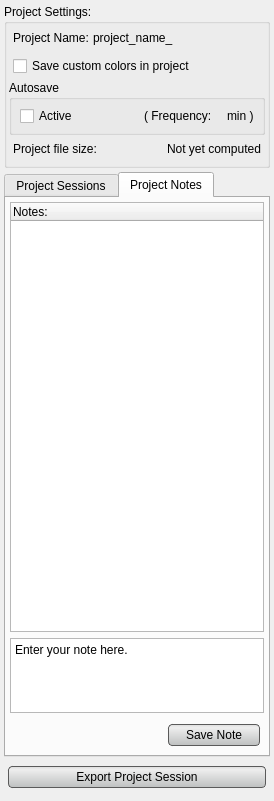
<?xml version="1.0" encoding="UTF-8"?>
<ui version="4.0">
 <class>ProjectDockWidget</class>
 <widget class="QDockWidget" name="ProjectDockWidget">
  <property name="geometry">
   <rect>
    <x>0</x>
    <y>0</y>
    <width>274</width>
    <height>801</height>
   </rect>
  </property>
  <property name="styleSheet">
   <string notr="true">QPushButton{
	background-color: qlineargradient(spread:pad, x1:0.5, y1:0, x2:0.5, y2:0.960227, stop:0 rgba(221, 221, 221, 255), stop:0.155779 rgba(238, 238, 238, 255), stop:1 rgba(192, 194, 194, 255));
	border-radius: 4px;
	border: 1px solid rgb(90, 90, 90);
	margin:4px;
}

QPushButton:hover{
	background-color: qlineargradient(spread:pad, x1:0.5, y1:0, x2:0.5, y2:1, stop:0 rgba(195, 195, 195, 255), stop:0.253769 rgba(206, 206, 206, 255), stop:1 rgba(185, 185, 185, 255));
	border-radius: 4px;
	border: 1px solid rgb(90, 90, 90);
	margin:4px;
}

QPushButton:pressed{
	background-color: qlineargradient(spread:pad, x1:0.5, y1:0, x2:0.5, y2:1, stop:0 rgba(150, 150, 150, 255), stop:0.753769 rgba(206, 206, 206, 255), stop:1 rgba(185, 185, 185, 255));
	border-radius: 4px;
	border: 1px solid rgb(90, 90, 90);
	margin:4px;
}</string>
  </property>
  <property name="allowedAreas">
   <set>Qt::LeftDockWidgetArea|Qt::RightDockWidgetArea</set>
  </property>
  <property name="windowTitle">
   <string>Current Project</string>
  </property>
  <widget class="QWidget" name="dockWidgetContents">
   <layout class="QVBoxLayout" name="verticalLayout">
    <property name="spacing">
     <number>4</number>
    </property>
    <property name="leftMargin">
     <number>4</number>
    </property>
    <property name="topMargin">
     <number>4</number>
    </property>
    <property name="rightMargin">
     <number>4</number>
    </property>
    <property name="bottomMargin">
     <number>8</number>
    </property>
    <item>
     <widget class="QGroupBox" name="groupBox_2">
      <property name="sizePolicy">
       <sizepolicy hsizetype="Preferred" vsizetype="Fixed">
        <horstretch>0</horstretch>
        <verstretch>0</verstretch>
       </sizepolicy>
      </property>
      <property name="minimumSize">
       <size>
        <width>0</width>
        <height>140</height>
       </size>
      </property>
      <property name="title">
       <string>Project Settings:</string>
      </property>
      <layout class="QVBoxLayout" name="verticalLayout_4">
       <property name="spacing">
        <number>0</number>
       </property>
       <property name="leftMargin">
        <number>2</number>
       </property>
       <property name="topMargin">
        <number>0</number>
       </property>
       <property name="rightMargin">
        <number>2</number>
       </property>
       <property name="bottomMargin">
        <number>2</number>
       </property>
       <item>
        <widget class="QWidget" name="widget_4" native="true">
         <layout class="QHBoxLayout" name="horizontalLayout_7">
          <property name="spacing">
           <number>4</number>
          </property>
          <property name="margin">
           <number>4</number>
          </property>
          <item>
           <widget class="QLabel" name="label_2">
            <property name="sizePolicy">
             <sizepolicy hsizetype="Preferred" vsizetype="Preferred">
              <horstretch>0</horstretch>
              <verstretch>0</verstretch>
             </sizepolicy>
            </property>
            <property name="text">
             <string>Project Name:</string>
            </property>
           </widget>
          </item>
          <item>
           <widget class="QLabel" name="project_name_">
            <property name="sizePolicy">
             <sizepolicy hsizetype="MinimumExpanding" vsizetype="Preferred">
              <horstretch>0</horstretch>
              <verstretch>0</verstretch>
             </sizepolicy>
            </property>
            <property name="minimumSize">
             <size>
              <width>0</width>
              <height>20</height>
             </size>
            </property>
            <property name="text">
             <string>project_name_</string>
            </property>
           </widget>
          </item>
         </layout>
        </widget>
       </item>
       <item>
        <widget class="QWidget" name="widget_3" native="true">
         <property name="minimumSize">
          <size>
           <width>0</width>
           <height>28</height>
          </size>
         </property>
         <layout class="QHBoxLayout" name="horizontalLayout_2">
          <property name="spacing">
           <number>4</number>
          </property>
          <property name="margin">
           <number>4</number>
          </property>
          <item>
           <widget class="QCheckBox" name="custom_colors_checkbox_">
            <property name="text">
             <string>Save custom colors in project</string>
            </property>
           </widget>
          </item>
         </layout>
        </widget>
       </item>
       <item>
        <widget class="QGroupBox" name="groupBox">
         <property name="title">
          <string>Autosave</string>
         </property>
         <layout class="QVBoxLayout" name="verticalLayout_5">
          <property name="spacing">
           <number>4</number>
          </property>
          <property name="leftMargin">
           <number>4</number>
          </property>
          <property name="topMargin">
           <number>0</number>
          </property>
          <property name="rightMargin">
           <number>4</number>
          </property>
          <property name="bottomMargin">
           <number>0</number>
          </property>
          <item>
           <widget class="QWidget" name="widget_5" native="true">
            <property name="minimumSize">
             <size>
              <width>0</width>
              <height>32</height>
             </size>
            </property>
            <layout class="QHBoxLayout" name="horizontalLayout_3" stretch="1,0,0,0">
             <property name="spacing">
              <number>4</number>
             </property>
             <property name="margin">
              <number>4</number>
             </property>
             <item>
              <widget class="QCheckBox" name="autosave_checkbox_">
               <property name="text">
                <string>Active</string>
               </property>
              </widget>
             </item>
             <item>
              <widget class="QLabel" name="label">
               <property name="toolTip">
                <string>Controls for changing the Autosave frequency are located in the Preferences Manager</string>
               </property>
               <property name="text">
                <string>( Frequency:</string>
               </property>
              </widget>
             </item>
             <item>
              <widget class="QLabel" name="minutes_label_">
               <property name="toolTip">
                <string>Controls for changing the Autosave frequency are located in the Preferences Manager</string>
               </property>
               <property name="text">
                <string/>
               </property>
              </widget>
             </item>
             <item>
              <widget class="QLabel" name="label_6">
               <property name="toolTip">
                <string>Controls for changing the Autosave frequency are located in the Preferences Manager</string>
               </property>
               <property name="text">
                <string>min )</string>
               </property>
              </widget>
             </item>
            </layout>
           </widget>
          </item>
         </layout>
        </widget>
       </item>
       <item>
        <widget class="QWidget" name="widget_7" native="true">
         <property name="minimumSize">
          <size>
           <width>0</width>
           <height>28</height>
          </size>
         </property>
         <layout class="QHBoxLayout" name="autosave_layout_" stretch="1,0">
          <property name="spacing">
           <number>0</number>
          </property>
          <property name="margin">
           <number>4</number>
          </property>
          <item>
           <widget class="QLabel" name="label_3">
            <property name="toolTip">
             <string>Controls for activating and deactivating Smart Autosave are located in the Preferences Manager</string>
            </property>
            <property name="text">
             <string>Project file size:</string>
            </property>
           </widget>
          </item>
          <item>
           <widget class="QLabel" name="file_size_label_">
            <property name="toolTip">
             <string>Controls for activating and deactivating Smart Autosave are located in the Preferences Manager</string>
            </property>
            <property name="text">
             <string>Not yet computed</string>
            </property>
           </widget>
          </item>
         </layout>
        </widget>
       </item>
      </layout>
     </widget>
    </item>
    <item>
     <widget class="QTabWidget" name="tabWidget">
      <property name="sizePolicy">
       <sizepolicy hsizetype="Expanding" vsizetype="MinimumExpanding">
        <horstretch>0</horstretch>
        <verstretch>0</verstretch>
       </sizepolicy>
      </property>
      <property name="currentIndex">
       <number>1</number>
      </property>
      <widget class="QWidget" name="sessions_tab_">
       <attribute name="title">
        <string>Project Sessions</string>
       </attribute>
       <layout class="QVBoxLayout" name="verticalLayout_8">
        <property name="margin">
         <number>4</number>
        </property>
        <item>
         <widget class="QTableWidget" name="sessions_list_">
          <property name="horizontalScrollBarPolicy">
           <enum>Qt::ScrollBarAlwaysOff</enum>
          </property>
          <property name="editTriggers">
           <set>QAbstractItemView::NoEditTriggers</set>
          </property>
          <property name="showDropIndicator" stdset="0">
           <bool>false</bool>
          </property>
          <property name="dragDropOverwriteMode">
           <bool>false</bool>
          </property>
          <property name="alternatingRowColors">
           <bool>true</bool>
          </property>
          <property name="selectionMode">
           <enum>QAbstractItemView::ExtendedSelection</enum>
          </property>
          <property name="selectionBehavior">
           <enum>QAbstractItemView::SelectRows</enum>
          </property>
          <property name="showGrid">
           <bool>false</bool>
          </property>
          <property name="gridStyle">
           <enum>Qt::SolidLine</enum>
          </property>
          <property name="wordWrap">
           <bool>false</bool>
          </property>
          <property name="cornerButtonEnabled">
           <bool>false</bool>
          </property>
          <property name="columnCount">
           <number>2</number>
          </property>
          <attribute name="horizontalHeaderDefaultSectionSize">
           <number>90</number>
          </attribute>
          <attribute name="horizontalHeaderMinimumSectionSize">
           <number>38</number>
          </attribute>
          <attribute name="horizontalHeaderStretchLastSection">
           <bool>true</bool>
          </attribute>
          <attribute name="verticalHeaderVisible">
           <bool>false</bool>
          </attribute>
          <attribute name="verticalHeaderDefaultSectionSize">
           <number>25</number>
          </attribute>
          <column>
           <property name="text">
            <string>Time:</string>
           </property>
          </column>
          <column>
           <property name="text">
            <string>Session Name:</string>
           </property>
          </column>
         </widget>
        </item>
        <item>
         <widget class="QWidget" name="session_save_delete_widget_" native="true">
          <property name="minimumSize">
           <size>
            <width>0</width>
            <height>64</height>
           </size>
          </property>
          <property name="maximumSize">
           <size>
            <width>16777215</width>
            <height>64</height>
           </size>
          </property>
          <layout class="QVBoxLayout" name="verticalLayout_2">
           <property name="spacing">
            <number>0</number>
           </property>
           <property name="margin">
            <number>0</number>
           </property>
           <item>
            <widget class="QWidget" name="widget_9" native="true">
             <property name="minimumSize">
              <size>
               <width>0</width>
               <height>32</height>
              </size>
             </property>
             <property name="maximumSize">
              <size>
               <width>16777215</width>
               <height>32</height>
              </size>
             </property>
             <layout class="QHBoxLayout" name="horizontalLayout_5">
              <property name="margin">
               <number>0</number>
              </property>
              <item>
               <widget class="QLabel" name="label_4">
                <property name="text">
                 <string>New Session Name:</string>
                </property>
               </widget>
              </item>
              <item>
               <widget class="QLineEdit" name="session_name_linedit_">
                <property name="focusPolicy">
                 <enum>Qt::ClickFocus</enum>
                </property>
                <property name="text">
                 <string/>
                </property>
               </widget>
              </item>
             </layout>
            </widget>
           </item>
           <item>
            <widget class="QWidget" name="widget" native="true">
             <property name="sizePolicy">
              <sizepolicy hsizetype="Preferred" vsizetype="Fixed">
               <horstretch>0</horstretch>
               <verstretch>0</verstretch>
              </sizepolicy>
             </property>
             <property name="minimumSize">
              <size>
               <width>0</width>
               <height>32</height>
              </size>
             </property>
             <property name="maximumSize">
              <size>
               <width>16777215</width>
               <height>32</height>
              </size>
             </property>
             <layout class="QHBoxLayout" name="horizontalLayout">
              <property name="margin">
               <number>0</number>
              </property>
              <item>
               <widget class="QPushButton" name="load_session_button_">
                <property name="minimumSize">
                 <size>
                  <width>0</width>
                  <height>30</height>
                 </size>
                </property>
                <property name="text">
                 <string>Load</string>
                </property>
               </widget>
              </item>
              <item>
               <widget class="QPushButton" name="delete_session_button_">
                <property name="minimumSize">
                 <size>
                  <width>0</width>
                  <height>30</height>
                 </size>
                </property>
                <property name="text">
                 <string>Delete</string>
                </property>
               </widget>
              </item>
              <item>
               <widget class="QPushButton" name="save_session_button_">
                <property name="minimumSize">
                 <size>
                  <width>0</width>
                  <height>30</height>
                 </size>
                </property>
                <property name="text">
                 <string>Save</string>
                </property>
               </widget>
              </item>
             </layout>
            </widget>
           </item>
          </layout>
         </widget>
        </item>
       </layout>
      </widget>
      <widget class="QWidget" name="notes_tab_">
       <attribute name="title">
        <string>Project Notes</string>
       </attribute>
       <layout class="QVBoxLayout" name="verticalLayout_6">
        <property name="margin">
         <number>4</number>
        </property>
        <item>
         <widget class="QTreeWidget" name="notes_tree_">
          <property name="sizePolicy">
           <sizepolicy hsizetype="Expanding" vsizetype="MinimumExpanding">
            <horstretch>0</horstretch>
            <verstretch>0</verstretch>
           </sizepolicy>
          </property>
          <property name="horizontalScrollBarPolicy">
           <enum>Qt::ScrollBarAlwaysOff</enum>
          </property>
          <property name="editTriggers">
           <set>QAbstractItemView::NoEditTriggers</set>
          </property>
          <property name="showDropIndicator" stdset="0">
           <bool>false</bool>
          </property>
          <property name="alternatingRowColors">
           <bool>true</bool>
          </property>
          <property name="verticalScrollMode">
           <enum>QAbstractItemView::ScrollPerPixel</enum>
          </property>
          <property name="indentation">
           <number>15</number>
          </property>
          <property name="animated">
           <bool>true</bool>
          </property>
          <property name="wordWrap">
           <bool>true</bool>
          </property>
          <column>
           <property name="text">
            <string>Notes:</string>
           </property>
          </column>
         </widget>
        </item>
        <item>
         <widget class="QPlainTextEdit" name="note_edit_">
          <property name="sizePolicy">
           <sizepolicy hsizetype="Expanding" vsizetype="Fixed">
            <horstretch>0</horstretch>
            <verstretch>0</verstretch>
           </sizepolicy>
          </property>
          <property name="minimumSize">
           <size>
            <width>0</width>
            <height>75</height>
           </size>
          </property>
          <property name="maximumSize">
           <size>
            <width>16777215</width>
            <height>75</height>
           </size>
          </property>
          <property name="plainText">
           <string>Enter your note here.</string>
          </property>
         </widget>
        </item>
        <item>
         <widget class="QWidget" name="widget_6" native="true">
          <property name="sizePolicy">
           <sizepolicy hsizetype="Preferred" vsizetype="Fixed">
            <horstretch>0</horstretch>
            <verstretch>0</verstretch>
           </sizepolicy>
          </property>
          <property name="minimumSize">
           <size>
            <width>0</width>
            <height>32</height>
           </size>
          </property>
          <layout class="QHBoxLayout" name="horizontalLayout_4">
           <property name="spacing">
            <number>0</number>
           </property>
           <property name="margin">
            <number>0</number>
           </property>
           <item>
            <spacer name="horizontalSpacer">
             <property name="orientation">
              <enum>Qt::Horizontal</enum>
             </property>
             <property name="sizeHint" stdset="0">
              <size>
               <width>40</width>
               <height>20</height>
              </size>
             </property>
            </spacer>
           </item>
           <item>
            <widget class="QPushButton" name="save_note_button_">
             <property name="sizePolicy">
              <sizepolicy hsizetype="Preferred" vsizetype="Fixed">
               <horstretch>0</horstretch>
               <verstretch>0</verstretch>
              </sizepolicy>
             </property>
             <property name="minimumSize">
              <size>
               <width>100</width>
               <height>30</height>
              </size>
             </property>
             <property name="text">
              <string>Save Note</string>
             </property>
            </widget>
           </item>
          </layout>
         </widget>
        </item>
       </layout>
      </widget>
     </widget>
    </item>
    <item>
     <widget class="QWidget" name="widget_2" native="true">
      <property name="minimumSize">
       <size>
        <width>0</width>
        <height>32</height>
       </size>
      </property>
      <property name="maximumSize">
       <size>
        <width>16777215</width>
        <height>32</height>
       </size>
      </property>
      <layout class="QHBoxLayout" name="horizontalLayout_6">
       <property name="spacing">
        <number>0</number>
       </property>
       <property name="margin">
        <number>0</number>
       </property>
       <item>
        <widget class="QPushButton" name="export_project_button_">
         <property name="minimumSize">
          <size>
           <width>0</width>
           <height>30</height>
          </size>
         </property>
         <property name="toolTip">
          <string>Select a session you want to export to enable this button.</string>
         </property>
         <property name="text">
          <string>Export Project Session</string>
         </property>
        </widget>
       </item>
      </layout>
     </widget>
    </item>
   </layout>
  </widget>
 </widget>
 <resources/>
 <connections/>
</ui>
